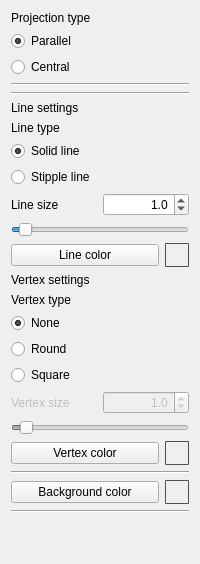
      <widget class="QWidget" name="style">
       <attribute name="title">
        <string>Style</string>
       </attribute>
       <layout class="QVBoxLayout" name="verticalLayout_8">
        <item>
         <layout class="QVBoxLayout" name="verticalLayout_4">
          <item>
           <layout class="QVBoxLayout" name="verticalLayout_9">
            <item>
             <widget class="QLabel" name="label_2">
              <property name="text">
               <string>Projection type</string>
              </property>
             </widget>
            </item>
            <item>
             <widget class="QRadioButton" name="radioButtonParallel">
              <property name="text">
               <string>Parallel</string>
              </property>
              <property name="checked">
               <bool>true</bool>
              </property>
              <attribute name="buttonGroup">
               <string notr="true">buttonGroup</string>
              </attribute>
             </widget>
            </item>
            <item>
             <widget class="QRadioButton" name="radioButtonCentral">
              <property name="text">
               <string>Central</string>
              </property>
              <attribute name="buttonGroup">
               <string notr="true">buttonGroup</string>
              </attribute>
             </widget>
            </item>
           </layout>
          </item>
          <item>
           <widget class="Line" name="line_4">
            <property name="orientation">
             <enum>Qt::Horizontal</enum>
            </property>
           </widget>
          </item>
          <item>
           <widget class="Line" name="line_5">
            <property name="orientation">
             <enum>Qt::Horizontal</enum>
            </property>
           </widget>
          </item>
          <item>
           <layout class="QVBoxLayout" name="verticalLayout_10">
            <item>
             <widget class="QLabel" name="label_6">
              <property name="text">
               <string>Line settings</string>
              </property>
             </widget>
            </item>
            <item>
             <layout class="QVBoxLayout" name="verticalLayout_11">
              <item>
               <widget class="QLabel" name="labelEdgeType">
                <property name="text">
                 <string>Line type</string>
                </property>
               </widget>
              </item>
              <item>
               <widget class="QRadioButton" name="radioButtonSolidLine">
                <property name="text">
                 <string>Solid line</string>
                </property>
                <property name="checked">
                 <bool>true</bool>
                </property>
                <attribute name="buttonGroup">
                 <string notr="true">buttonGroup_2</string>
                </attribute>
               </widget>
              </item>
              <item>
               <widget class="QRadioButton" name="radioButtonStippleLine">
                <property name="text">
                 <string>Stipple line</string>
                </property>
                <attribute name="buttonGroup">
                 <string notr="true">buttonGroup_2</string>
                </attribute>
               </widget>
              </item>
              <item>
               <layout class="QHBoxLayout" name="horizontalLayout_6">
                <item>
                 <widget class="QLabel" name="labelLineSize">
                  <property name="text">
                   <string>Line size</string>
                  </property>
                 </widget>
                </item>
                <item>
                 <widget class="QDoubleSpinBox" name="doubleSpinBoxLineSize">
                  <property name="alignment">
                   <set>Qt::AlignRight|Qt::AlignTrailing|Qt::AlignVCenter</set>
                  </property>
                  <property name="decimals">
                   <number>1</number>
                  </property>
                  <property name="minimum">
                   <double>0.100000000000000</double>
                  </property>
                  <property name="maximum">
                   <double>20.000000000000000</double>
                  </property>
                  <property name="singleStep">
                   <double>0.100000000000000</double>
                  </property>
                  <property name="value">
                   <double>1.000000000000000</double>
                  </property>
                 </widget>
                </item>
               </layout>
              </item>
              <item>
               <widget class="QSlider" name="horizontalSliderLineSize">
                <property name="minimum">
                 <number>1</number>
                </property>
                <property name="maximum">
                 <number>200</number>
                </property>
                <property name="value">
                 <number>10</number>
                </property>
                <property name="orientation">
                 <enum>Qt::Horizontal</enum>
                </property>
               </widget>
              </item>
              <item>
               <layout class="QHBoxLayout" name="horizontalLayout_10">
                <item>
                 <widget class="QPushButton" name="pushButtonLineColor">
                  <property name="text">
                   <string>Line color</string>
                  </property>
                 </widget>
                </item>
                <item>
                 <widget class="QLabel" name="labelLineColor">
                  <property name="enabled">
                   <bool>true</bool>
                  </property>
                  <property name="sizePolicy">
                   <sizepolicy hsizetype="Fixed" vsizetype="Fixed">
                    <horstretch>0</horstretch>
                    <verstretch>0</verstretch>
                   </sizepolicy>
                  </property>
                  <property name="minimumSize">
                   <size>
                    <width>24</width>
                    <height>24</height>
                   </size>
                  </property>
                  <property name="maximumSize">
                   <size>
                    <width>24</width>
                    <height>24</height>
                   </size>
                  </property>
                  <property name="baseSize">
                   <size>
                    <width>24</width>
                    <height>24</height>
                   </size>
                  </property>
                  <property name="styleSheet">
                   <string notr="true">QLabel { 
border-color: rgb(80, 80, 80);
border-style: solid;
border-width:1px;
border-radius:1px;
max-width:22px;
max-height:22px;
min-width:22px;
min-height:22px;
}</string>
                  </property>
                  <property name="text">
                   <string/>
                  </property>
                  <property name="alignment">
                   <set>Qt::AlignRight|Qt::AlignTrailing|Qt::AlignVCenter</set>
                  </property>
                 </widget>
                </item>
               </layout>
              </item>
             </layout>
            </item>
            <item>
               <widget class="QLabel" name="label_3">
                <property name="text">
                 <string>Vertex settings</string>
                </property>
               </widget>
            </item>
            <item>
             <widget class="QLabel" name="labelPointType">
              <property name="text">
               <string>Vertex type</string>
              </property>
             </widget>
            </item>
            <item>
             <widget class="QRadioButton" name="radioButtonPointTypeNone">
              <property name="text">
               <string>None</string>
              </property>
              <property name="checked">
               <bool>true</bool>
              </property>
              <attribute name="buttonGroup">
               <string notr="true">buttonGroup_3</string>
              </attribute>
             </widget>
            </item>
            <item>
             <widget class="QRadioButton" name="radioButtonPointTypeRound">
              <property name="text">
               <string>Round</string>
              </property>
              <attribute name="buttonGroup">
               <string notr="true">buttonGroup_3</string>
              </attribute>
             </widget>
            </item>
            <item>
             <widget class="QRadioButton" name="radioButtonPointTypeSquare">
              <property name="text">
               <string>Square</string>
              </property>
              <attribute name="buttonGroup">
               <string notr="true">buttonGroup_3</string>
              </attribute>
             </widget>
            </item>
            <item>
             <layout class="QHBoxLayout" name="horizontalLayout_8">
              <item>
               <widget class="QLabel" name="labelPointSize">
                <property name="enabled">
                 <bool>false</bool>
                </property>
                <property name="text">
                 <string>Vertex size</string>
                </property>
               </widget>
              </item>
              <item>
               <widget class="QDoubleSpinBox" name="doubleSpinBoxPointSize">
                <property name="enabled">
                 <bool>false</bool>
                </property>
                <property name="alignment">
                 <set>Qt::AlignRight|Qt::AlignTrailing|Qt::AlignVCenter</set>
                </property>
                <property name="decimals">
                 <number>1</number>
                </property>
                <property name="maximum">
                 <double>20.000000000000000</double>
                </property>
                <property name="singleStep">
                 <double>0.100000000000000</double>
                </property>
                <property name="value">
                 <double>1.000000000000000</double>
                </property>
               </widget>
              </item>
             </layout>
            </item>
            <item>
             <widget class="QSlider" name="horizontalSliderPointSize">
              <property name="enabled">
               <bool>false</bool>
              </property>
              <property name="maximum">
               <number>200</number>
              </property>
              <property name="value">
               <number>10</number>
              </property>
              <property name="orientation">
               <enum>Qt::Horizontal</enum>
              </property>
             </widget>
            </item>
            <item>
             <layout class="QHBoxLayout" name="horizontalLayout_11">
              <item>
               <widget class="QPushButton" name="pushButtonPointColor">
                <property name="text">
                 <string>Vertex color</string>
                </property>
               </widget>
              </item>
              <item>
               <widget class="QLabel" name="labelPointColor">
                <property name="enabled">
                 <bool>true</bool>
                </property>
                <property name="sizePolicy">
                 <sizepolicy hsizetype="Fixed" vsizetype="Fixed">
                  <horstretch>0</horstretch>
                  <verstretch>0</verstretch>
                 </sizepolicy>
                </property>
                <property name="minimumSize">
                 <size>
                  <width>24</width>
                  <height>24</height>
                 </size>
                </property>
                <property name="maximumSize">
                 <size>
                  <width>24</width>
                  <height>24</height>
                 </size>
                </property>
                <property name="baseSize">
                 <size>
                  <width>24</width>
                  <height>24</height>
                 </size>
                </property>
                <property name="styleSheet">
                 <string notr="true">QLabel { 
border-color: rgb(80, 80, 80);
border-style: solid;
border-width:1px;
border-radius:1px;
max-width:22px;
max-height:22px;
min-width:22px;
min-height:22px;
}</string>
                </property>
                <property name="text">
                 <string/>
                </property>
                <property name="alignment">
                 <set>Qt::AlignRight|Qt::AlignTrailing|Qt::AlignVCenter</set>
                </property>
               </widget>
              </item>
             </layout>
            </item>
           </layout>
          </item>
          <item>
           <widget class="Line" name="line_6">
            <property name="orientation">
             <enum>Qt::Horizontal</enum>
            </property>
           </widget>
          </item>
          <item>
           <layout class="QHBoxLayout" name="horizontalLayout_9">
            <item>
             <widget class="QPushButton" name="pushButtonWidgetColor">
              <property name="text">
               <string>Background color</string>
              </property>
             </widget>
            </item>
            <item>
             <widget class="QLabel" name="labelBackgroundColor">
              <property name="enabled">
               <bool>true</bool>
              </property>
              <property name="sizePolicy">
               <sizepolicy hsizetype="Fixed" vsizetype="Fixed">
                <horstretch>0</horstretch>
                <verstretch>0</verstretch>
               </sizepolicy>
              </property>
              <property name="minimumSize">
               <size>
                <width>24</width>
                <height>24</height>
               </size>
              </property>
              <property name="maximumSize">
               <size>
                <width>24</width>
                <height>24</height>
               </size>
              </property>
              <property name="baseSize">
               <size>
                <width>24</width>
                <height>24</height>
               </size>
              </property>
              <property name="styleSheet">
               <string notr="true">QLabel { 
border-color: rgb(80, 80, 80);
border-style: solid;
border-width:1px;
border-radius:1px;
max-width:22px;
max-height:22px;
min-width:22px;
min-height:22px;
}</string>
              </property>
              <property name="text">
               <string/>
              </property>
              <property name="alignment">
               <set>Qt::AlignRight|Qt::AlignTrailing|Qt::AlignVCenter</set>
              </property>
             </widget>
            </item>
           </layout>
          </item>
          <item>
           <widget class="Line" name="line_7">
            <property name="orientation">
             <enum>Qt::Horizontal</enum>
            </property>
           </widget>
          </item>
          <item>
           <spacer name="verticalSpacer_2">
            <property name="orientation">
             <enum>Qt::Vertical</enum>
            </property>
            <property name="sizeHint" stdset="0">
             <size>
              <width>20</width>
              <height>40</height>
             </size>
            </property>
           </spacer>
          </item>
         </layout>
        </item>
       </layout>
      </widget>
